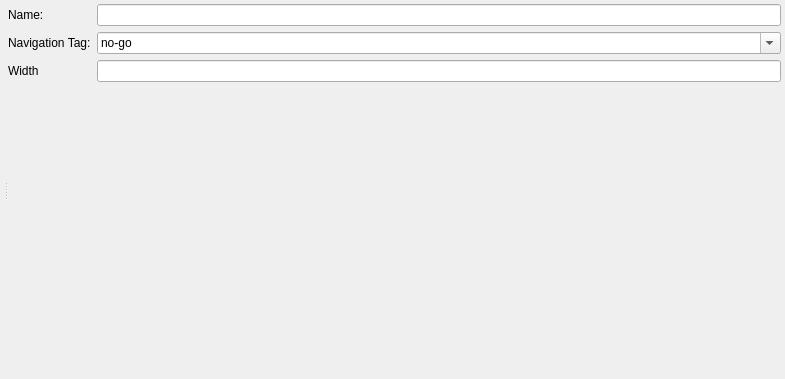
<?xml version="1.0" encoding="UTF-8"?>
<ui version="4.0">
 <class>Form</class>
 <widget class="QWidget" name="Form">
  <property name="geometry">
   <rect>
    <x>0</x>
    <y>0</y>
    <width>785</width>
    <height>379</height>
   </rect>
  </property>
  <property name="windowTitle">
   <string>Form</string>
  </property>
  <layout class="QVBoxLayout" name="verticalLayout_2">
   <property name="margin">
    <number>4</number>
   </property>
   <item>
    <widget class="QSplitter" name="splitter">
     <property name="orientation">
      <enum>Qt::Horizontal</enum>
     </property>
     <widget class="QWidget" name="layoutWidget">
      <layout class="QVBoxLayout" name="verticalLayout_3">
       <property name="margin">
        <number>0</number>
       </property>
       <item>
        <widget class="QWidget" name="myGeneralCanvas" native="true">
         <property name="sizePolicy">
          <sizepolicy hsizetype="MinimumExpanding" vsizetype="Fixed">
           <horstretch>0</horstretch>
           <verstretch>0</verstretch>
          </sizepolicy>
         </property>
         <property name="element_type" stdset="0">
          <string notr="true">general_canvas</string>
         </property>
        </widget>
       </item>
       <item>
        <widget class="QWidget" name="myDisplayCanvas" native="true">
         <property name="sizePolicy">
          <sizepolicy hsizetype="MinimumExpanding" vsizetype="MinimumExpanding">
           <horstretch>0</horstretch>
           <verstretch>0</verstretch>
          </sizepolicy>
         </property>
         <property name="minimumSize">
          <size>
           <width>0</width>
           <height>0</height>
          </size>
         </property>
         <property name="element_type" stdset="0">
          <string notr="true">display_widget_canvas</string>
         </property>
        </widget>
       </item>
      </layout>
     </widget>
     <widget class="QWidget" name="widget" native="true">
      <layout class="QFormLayout" name="formLayout">
       <item row="0" column="0">
        <widget class="QLabel" name="short_name_label">
         <property name="text">
          <string>Name:</string>
         </property>
        </widget>
       </item>
       <item row="0" column="1">
        <widget class="QLineEdit" name="short_name"/>
       </item>
       <item row="4" column="1">
        <spacer name="verticalSpacer">
         <property name="orientation">
          <enum>Qt::Vertical</enum>
         </property>
         <property name="sizeHint" stdset="0">
          <size>
           <width>20</width>
           <height>18</height>
          </size>
         </property>
        </spacer>
       </item>
       <item row="1" column="1">
        <widget class="QComboBox" name="nav_tag">
         <property name="editable">
          <bool>true</bool>
         </property>
         <item>
          <property name="text">
           <string>no-go</string>
          </property>
         </item>
         <item>
          <property name="text">
           <string>road</string>
          </property>
         </item>
         <item>
          <property name="text">
           <string>pedestrian-path</string>
          </property>
         </item>
         <item>
          <property name="text">
           <string>crosswalk</string>
          </property>
         </item>
        </widget>
       </item>
       <item row="1" column="0">
        <widget class="QLabel" name="nav_tag_label">
         <property name="text">
          <string>Navigation Tag:</string>
         </property>
        </widget>
       </item>
       <item row="3" column="0">
        <widget class="QLabel" name="nav_tag_width_label">
         <property name="text">
          <string>Width</string>
         </property>
        </widget>
       </item>
       <item row="3" column="1">
        <widget class="QLineEdit" name="nav_tag_width">
         <property name="source-units" stdset="0">
          <string notr="true">meters</string>
         </property>
         <property name="display-units" stdset="0">
          <string notr="true">meters</string>
         </property>
        </widget>
       </item>
      </layout>
     </widget>
    </widget>
   </item>
  </layout>
 </widget>
 <resources/>
 <connections/>
</ui>
